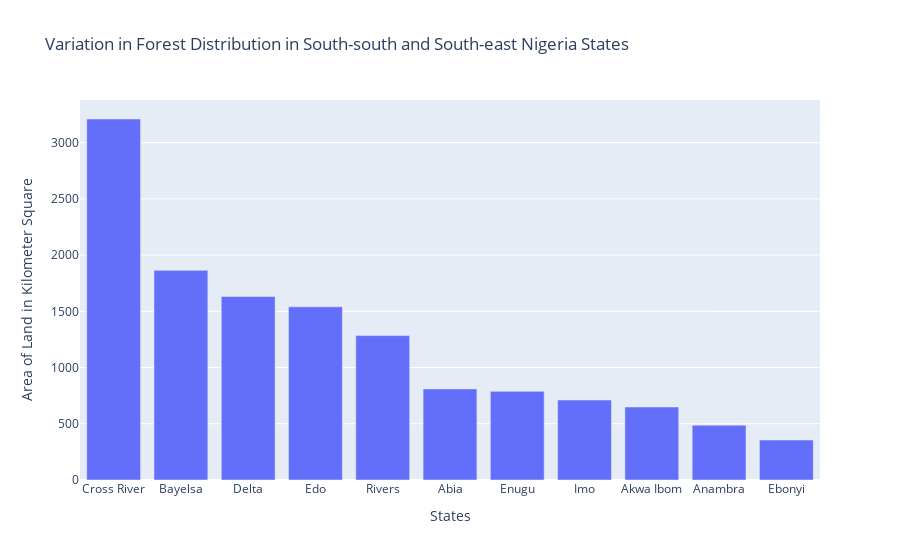

The notebook cell saved with this chart:
### Code cell
geemap.bar_chart(data=ss_se_fnf, x='ADM1_NAME', y='class_1_km2', x_label= 'States', y_label='Area of Land in Kilometer Square', 
                 title='Variation in Forest Distribution in South-south and South-east Nigeria States')

### Figure 1 — Plotly figure (JSON) as saved in the notebook; plotly's stock layout.template omitted (floating-point values rounded to 4 significant figures)
{"data": [{"alignmentgroup": "True", "hovertemplate": "States=%{x}<br>Area of Land in Kilometer Square=%{y}<extra></extra>", "legendgroup": "", "marker": {"color": "#636efa", "pattern": {"shape": ""}}, "name": "", "offsetgroup": "", "orientation": "v", "showlegend": false, "textposition": "auto", "type": "bar", "x": ["Cross River", "Bayelsa", "Delta", "Edo", "Rivers", "Abia", "Enugu", "Imo", "Akwa Ibom", "Anambra", "Ebonyi"], "xaxis": "x", "y": [3210.0, 1864.0, 1632.0, 1540.0, 1284, 810.1, 788.4, 711.3, 649.1, 487.7, 355.1], "yaxis": "y"}], "layout": {"autosize": true, "barmode": "group", "legend": {"tracegroupgap": 0}, "title": {"text": "Variation in Forest Distribution in South-south and South-east Nigeria States"}, "xaxis": {"anchor": "y", "autorange": true, "domain": [0, 1], "range": [-0.5, 10.5], "title": {"text": "States"}, "type": "category"}, "yaxis": {"anchor": "x", "autorange": true, "domain": [0, 1], "range": [0, 3379.0], "title": {"text": "Area of Land in Kilometer Square"}, "type": "linear"}}}
